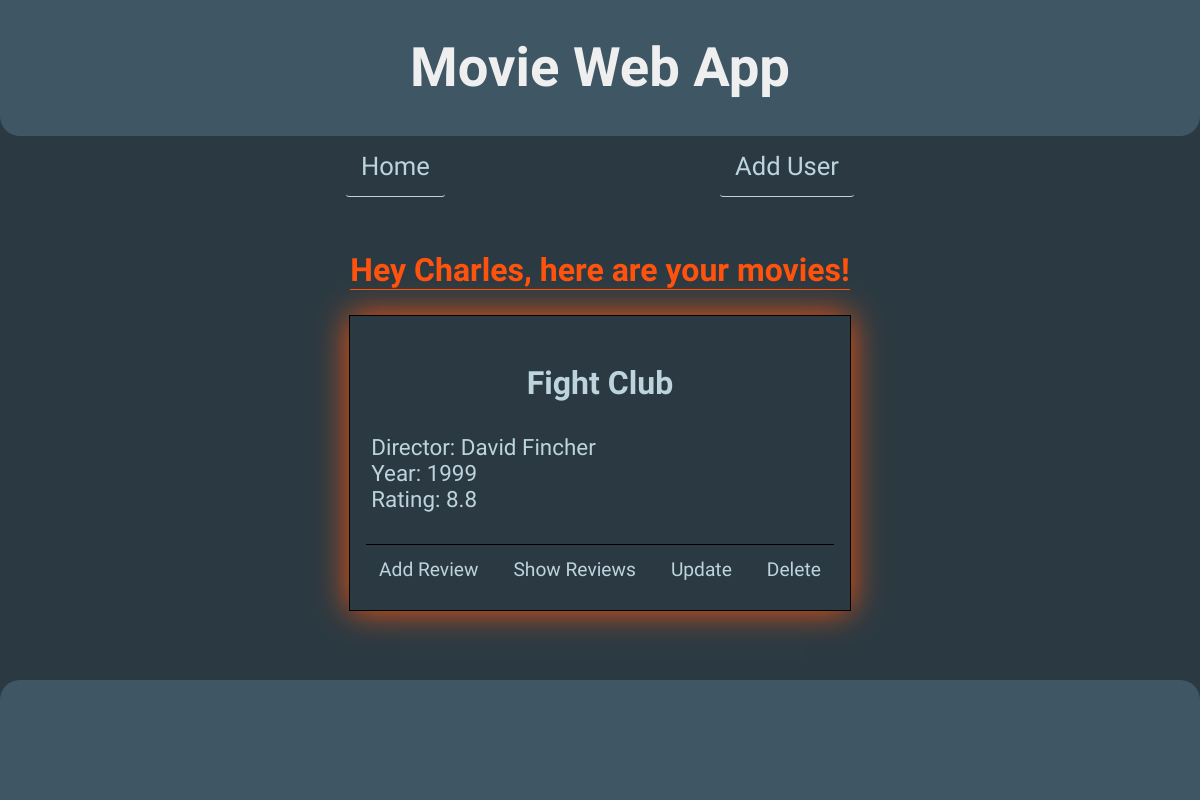
The app's page /users/5 with its own data.
### data_manager/sql_data_models.py (models this page shows, shortened)
class User(db.Model):
    user_id = db.Column(db.Integer, primary_key=True, autoincrement=True)
    user = db.Column(db.String(255), nullable=False)

class Movie(db.Model):
    movie_id = db.Column(db.Integer, primary_key=True, autoincrement=True)
    title = db.Column(db.String(255), nullable=False)
    director = db.Column(db.String(255), nullable=True)
    publication_year = db.Column(db.Integer, nullable=True)
    rating = db.Column(db.Float, nullable=True)

### app.py (the view)
@app.route("/users/<user_id>")
def list_user_movies(user_id):
    try:
        username, movies = data_manager.get_username_and_movies(user_id)
        if username:
            return render_index(title=f"Movies of {username}  - Movie Web App",
                                content_type="list_movies",
                                user=username,
                                movies=movies,
                                user_id=user_id)
    except TypeError:
        abort(404, "User not in database.")

### app.py (called while the page is built)
def render_index(title="Home - Movie App", content_type="home", **kwargs):
    data_to_render = {
        "title": title,
        "content_type": content_type,
        **kwargs
    }
    return render_template("index.html", **data_to_render)

### data_manager/sql_data_manager.py (called while the page is built)
    def get_username_and_movies(self, user_id) -> tuple:
        user = User.query.filter_by(user_id=user_id).first()
        username = user.user
        user_movies = db.session.query(Movie).join(
            UserMovies, UserMovies.movie_id == Movie.movie_id).filter(
            UserMovies.user_id == user_id).all()
        if not user_movies:
            return username, {}
        movies_dict = {}
        for movie in user_movies:
            movie_dict = {
                "title": movie.title,
                "director": movie.director,
                "year": movie.publication_year,
                "rating": movie.rating
            }
            movies_dict[str(movie.movie_id)] = movie_dict
        return username, movies_dict

### templates/index.html (shortened to what this page needs)
<!DOCTYPE html>
<html lang="en">
<head>
    <link rel="stylesheet" href="{{ url_for('static', filename='styles.css') }}" />
</head>
<body>
    <header>
        <h1>Movie Web App</h1>
    </header>
    <nav>
        <div class="nav-links">
            <a id="home" href="{{ url_for('list_all_users') }}">Home</a>
            <a href="{{ url_for('add_user') }}">Add User</a>
        </div>
    </nav>
    <main>
        {% block content %}
        {% if content_type == "home" %}
        {% include "user_templates/list-users.html" %}
        {% elif content_type == "list_movies" %}
        {% include "movie_templates/list-movies.html" %}
        {% elif content_type == "add_user" %}
        {% include "user_templates/add-user.html" %}
        {% elif content_type == "add_movie" %}
        {% include "movie_templates/add-movie.html" %}
        {% elif content_type == "update_movie" %}
        {% include "movie_templates/update-movie.html" %}
        {% elif content_type == "delete_movie" %}
        {% include "movie_templates/delete-movie.html" %}
        {% elif content_type == "add_review" %}
        {% include "movie_templates/add-review.html" %}
        {% elif content_type == "list_reviews" %}
        {% include "movie_templates/list-reviews.html" %}
        {% else %}
        {% include "success.html" %}
        {% endif %}
        {% endblock %}
    </main>
    <footer></footer>
</body>
</html>

### templates/movie_templates/list-movies.html
<div id="movies-container">
    {% if not movies %}
    <h2>Sorry {{ user }}, you currently have no movies registered!</h2>
    {% else %}
    <h2>Hey {{ user }}, here are your movies!</h2>
    {% for movie_id, movie in movies.items() %}
    <div class="movies">
        <h3>{{ movie.get("title") }}</h3>
        <ul class="movie-properties">
            <li>Director: {{movie.get("director") }}</li>
            <li>Year: {{movie.get("year") }}</li>
            <li>Rating: {{movie.get("rating") }}</li>
        </ul>
        <form id="form-update-delete-movie" action="{{ url_for('delete_movie', user_id=user_id, movie_id=movie_id) }}"
            method="post">
            <a href="{{ url_for('add_review', user_id=user_id, movie_id=movie_id, movie_title=movie['title']) }}">Add
                Review</a>
            <a href="{{ url_for('list_reviews', movie_id=movie_id, movie_title=movie['title']) }}">Show
                Reviews</a>
            <a href="{{ url_for('update_movie_details', user_id=user_id, movie_id=movie_id) }}">Update</a>
            <button class="del-btn" type="submit">Delete</button>
        </form>
    </div>
    {% endfor %}
    {% endif %}
</div>

### static/styles.css (style rules this page uses)
:root { --bluish-gray: #3f5765; --dark-bluish-gray: #2b3a42; --neon-orange: #ff530d; --silver-blue: #bdd4de; --white: #efefef; }
html { font-size: 32px; background-color: black; font-family: "Kaushan Script", cursive; }
body { margin: 0; height: auto; background-color: var(--dark-bluish-gray); color: var(--neon-orange); display: flex; flex-direction: column; text-align: center; min-height: 100vh; margin: 0; }
header { background-color: var(--bluish-gray); border-radius: 0 0 20px 20px; }
h1 { font-size: 1.7rem; color: var(--white); background-color: #3f5765; }
h2 { font-size: 1rem; margin-top: 0; border-bottom: solid 1px var(--neon-orange); }
h3 { font-size: 1rem; margin-bottom: 0px; color: var(--silver-blue); text-decoration: none; }
button { font: inherit; font-size: 0.6rem; background: none; padding: 0; border: none; cursor: pointer; color: var(--silver-blue); }
main { display: flex; flex-direction: column; flex-grow: 1; justify-content: space-around; align-items: center; }
form { display: flex; flex-direction: row; }
a { font-size: 0.6rem; text-decoration: none; color: var(--silver-blue); transition: color 0.3s ease; }
ul { padding: 0; text-align: center; }
footer { background-color: var(--bluish-gray); height: 100px; margin-top: 1rem; padding: 10px; text-align: center; border-radius: 20px 20px 0 0; }
.movies { outline: solid 1px black; display: flex; flex-direction: column; justify-content: center; margin-bottom: 1rem; padding: 0.5rem; box-shadow: 0 0 1rem; }
#form-update-delete-movie { padding: 0.4rem; display: flex; justify-content: space-between; border-top: solid 1px black; gap: 1rem; }

### records on screen
User: user "Charles"
Movie: get "Fight Club", get "David Fincher", get "1999", get "8.8"
